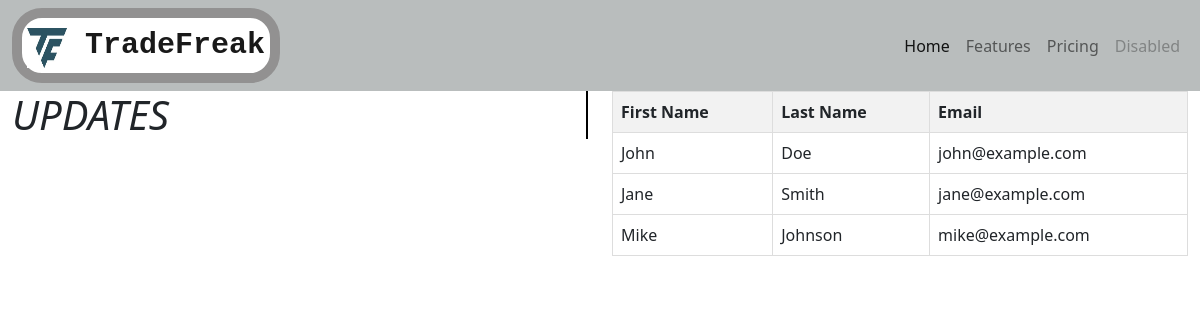
Before: / with the older database file.
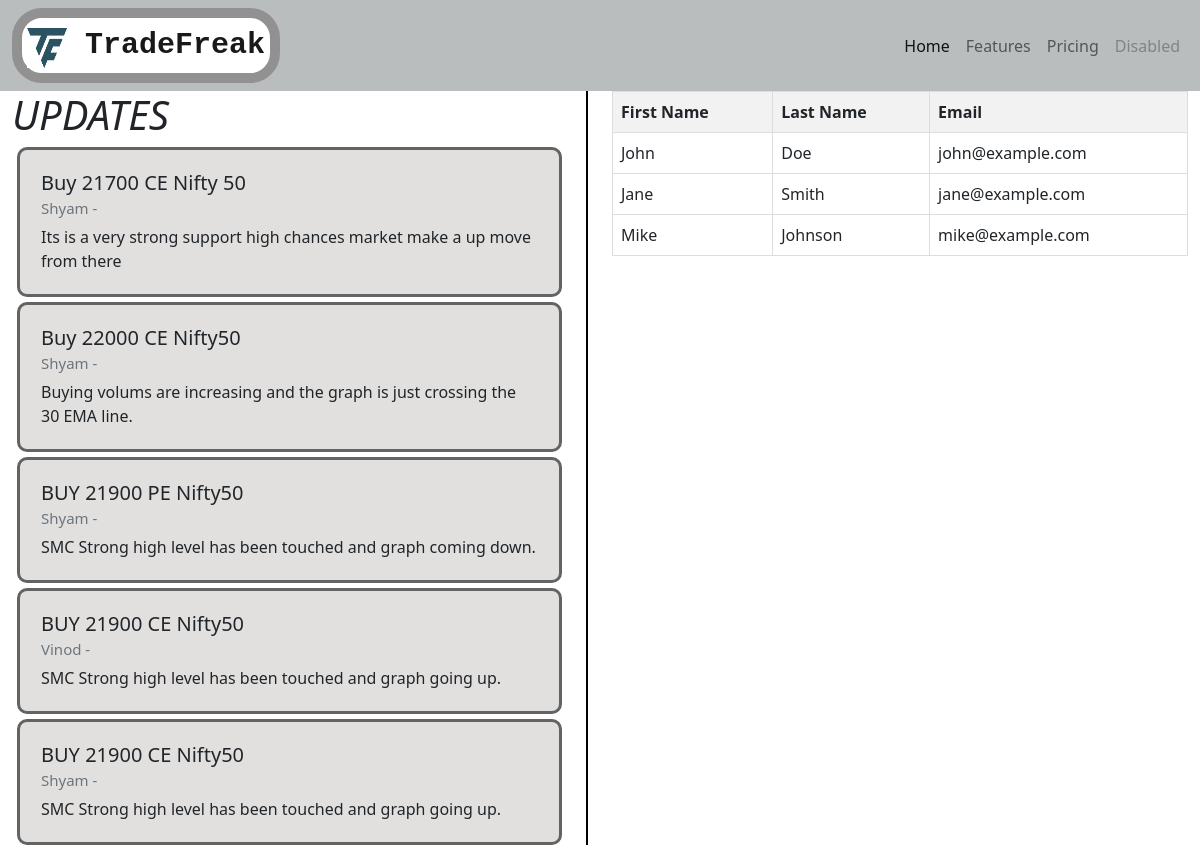
After: the same page with the newer database file.
### post/models.py (models this page shows, shortened)
class Post(models.Model):
    Heading = models.TextField()
    Author = models.ForeignKey(User,on_delete = models.CASCADE)
    PostOn = models.DateTimeField(auto_now_add=True)
    Description = models.TextField()

### post/views.py (the view)
# urls.py: 2. Add a URL to urlpatterns:  path('', views.home, name='home')
def home(request):
    context = {
        'posts': Post.objects.all()
    }
    return render(request,'post/home.html',context)

### post/templates/post/home.html
{% extends 'post/base.html' %}
{% block content %}
<div class="cards-section">
    <div class="container">
        <div class='display-cards'>
        <h1>
            UPDATES
        </h1>
        {% for post in posts %}
        <div class="card my-cards" style="width: 18rem;">
            <div class="card-body">
                <h5 class="card-title">{{post.Heading}}</h5>
                <h6 class="card-subtitle mb-2 text-muted">{{post.Author}} -{{post.PostedOn}}</h6>
                <p class="card-text">{{post.Description}}</p>
            </div>
        </div>
        {% endfor %}
    </div>
    </div>
    <div class="container">
        <table>
            <thead>
                <tr>
                    <th>First Name</th>
                    <th>Last Name</th>
                    <th>Email</th>
                </tr>
            </thead>
            <tbody>
                <tr>
                    <td>John</td>
                    <td>Doe</td>
                    <td>john@example.com</td>
                </tr>
                <tr>
                    <td>Jane</td>
                    <td>Smith</td>
                    <td>jane@example.com</td>
                </tr>
                <tr>
                    <td>Mike</td>
                    <td>Johnson</td>
                    <td>mike@example.com</td>
                </tr>
            </tbody>
        </table>
    </div>
</div>
{% endblock %}

### post/templates/post/base.html (shortened to what this page needs)
{% load static %}
<!doctype html>
<html lang="en">
  <head>
    <link href="https://cdn.jsdelivr.net/npm/bootstrap@5.0.2/dist/css/bootstrap.min.css" rel="stylesheet">
    <link rel="stylesheet" href="{% static 'post/main.css'%}">
  </head>
  <body>
    <div class="nav_section">
    <nav class="navbar navbar-expand-lg navbar-light">
      <div class="container-fluid">
        <a class="navbar-brand brand-name" href="#">
          <img src="{% static 'post/logo3.jpg' %}" alt="" width="40" height="40" class="d-inline-block align-text-top ">
          TradeFreak
        </a>
        <div class="collapse navbar-collapse" id="navbarNav">
          <ul class="navbar-nav">
            <li class="nav-item">
              <a class="nav-link active" aria-current="page" href="#">Home</a>
            </li>
            <li class="nav-item">
              <a class="nav-link" href="#">Features</a>
            </li>
            <li class="nav-item">
              <a class="nav-link" href="#">Pricing</a>
            </li>
            <li class="nav-item">
              <a class="nav-link disabled" href="#" tabindex="-1" aria-disabled="true">Disabled</a>
            </li>
          </ul>
        </div>
      </div>
    </nav>
  </div>
    {% block content %}
    {% endblock %}
  </body>
</html>

### post/static/post/main.css (style rules this page uses)
h1 { font-style:italic; }
.nav_section { background-color: rgb(185, 189, 189); }
#navbarNav { display: flex; justify-content: end; }
.brand-name { font-weight: 600; font-size: 30px; font-family: 'Courier New', Courier, monospace; color:rgb(94, 91, 91); border: 10px rgb(146, 145, 145) solid; border-radius: 30px; background-color: white; padding: 5px; }
.card { min-width: 95%; }
.my-cards { border: 3px rgb(99, 99, 99) solid; border-radius: 10px; margin: 5px 20px 5px 5px; padding: 5px; background-color: rgb(225, 224, 223); }
.my-cards .card-body { width: 100%; }
.my-cards h6 { font-size: 15px; }
.cards-section { display: flex; justify-content: center; }
.cards-section .container { border-radius: 10px; }
.cards-section .container .display-cards { border-right: 2px black solid; }
table { border-collapse: collapse; width: 100%; }
th, td { border: 1px solid #dddddd; padding: 8px; text-align: left; }
th { background-color: #f2f2f2; }

Changed rows visible on the page:
added Post: Heading "Buy 21700 CE Nifty 50", Author "Shyam", Description "Its is a very strong support high chances market make a up move from there"
added Post: Heading "Buy 22000 CE Nifty50", Author "Shyam", Description "Buying volums are increasing and the graph is just crossing the 30 EMA line."
added Post: Heading "BUY 21900 PE Nifty50", Author "Shyam", Description "SMC Strong high level has been touched and graph coming down."
added Post: Heading "BUY 21900 CE Nifty50", Author "Vinod", Description "SMC Strong high level has been touched and graph going up."
added Post: Heading "BUY 21900 CE Nifty50", Author "Shyam", Description "SMC Strong high level has been touched and graph going up."
